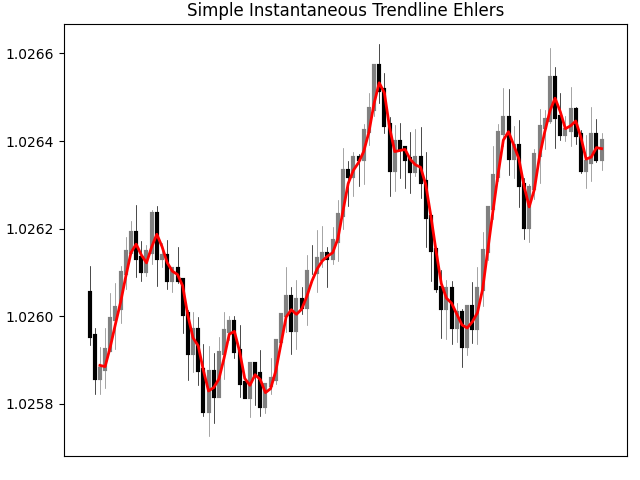

Source code (Python):
import matplotlib
matplotlib.use('TkAgg')
import matplotlib.pyplot as plt
from datetime import datetime,timedelta
import numpy as np
import pandas as pd
import random
import indicator as indi

class Simple_ITE:
    def __init__(self):
        self.n=100
        self.fig=plt.figure()
        self.title='Simple Instantaneous Trendline Ehlers'
        self.calc_type='pandas'   #'dict' or 'pandas'
        self.indi=indi

    def set_variables(self):
        variables=['time','open','high','low','close']
        var={i:[] for i in variables}
        return var

    def print_data(self,var):
        print(len(var['time']),var['time'][-1],f"O:{var['open'][-1]:.5f}",f"H:{var['high'][-1]:.5f}"
              f"L:{var['low'][-1]:.5f}",f"C:{var['close'][-1]:.5f}")

    def get_data(self,var):
        for i in range(self.n):
            t=(datetime.now()+timedelta(minutes=i)).strftime('%d-%m-%Y %H:%M:%S')
            var['time'].append(t)

            if len(var['open'])==0:
                var['open'].append(random.uniform(1,1.2))
                up_close=var['open'][-1]*(1+0.0001)
                down_close=var['open'][-1]*(1-0.0001)
                var['close'].append(random.uniform(down_close,up_close))
            else:
                var['open'].append(var['close'][-1])
                up_close=var['open'][-1]*(1+0.0001)
                down_close=var['open'][-1]*(1-0.0001)
                var['close'].append(random.uniform(down_close,up_close))
        
            if var['open'][-1]<var['close'][-1]:
                price1=var['close'][-1]
                price2=var['open'][-1]
            elif var['open'][-1]>var['close'][-1]:
                price1=var['open'][-1]
                price2=var['close'][-1]
            high=random.uniform(price1,price1*(1+0.00007))
            low=random.uniform(price2,price2*(1-0.00007))
            var['high'].append(high)
            var['low'].append(low)

            #Simple ITE:
            if self.calc_type=='dict':
                self.indi.SimpleITE_dict('close',var)

            self.print_data(var)
        
        if self.calc_type=='pandas':
            self.indi.SimpleITE_pandas('close',var)

    def plot_data(self,var):
        self.fig.subplots_adjust(top=0.95,bottom=0.05,right=0.98,left=0.1,hspace=0,wspace=0)
        ax=self.fig.add_gridspec(6,1)
        ax1=self.fig.add_subplot(ax[:,:])

        ax1.clear()
        ax1.set_xticks([])
        ax1.set_title(self.title)
        fr=100

        for i in range(len(var['time'][-fr:])):
            if var['open'][-fr:][i]>var['close'][-fr:][i]:
                ccolor='black'
            elif var['open'][-fr:][i]<var['close'][-fr:][i]:
                ccolor='gray'
            else:
                ccolor='gray'
            ax1.plot([var['time'][-fr:][i]]*2,[var['open'][-fr:][i],var['close'][-fr:][i]],c=ccolor,lw=3)
            ax1.plot([var['time'][-fr:][i]]*2,[var['high'][-fr:][i],var['low'][-fr:][i]],c=ccolor,lw=0.5)

        #plot Simple ITE:
        ax1.plot(var['time'],var['simple_ite'],c='r',lw=2)

        plt.show()

obj=Simple_ITE()
var=obj.set_variables()
obj.get_data(var)
obj.plot_data(var)
